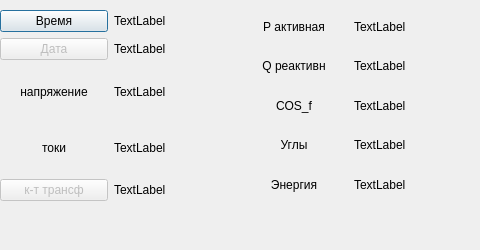
<?xml version="1.0" encoding="UTF-8"?>
<ui version="4.0">
 <class>DialogCE303</class>
 <widget class="QDialog" name="DialogCE303">
  <property name="geometry">
   <rect>
    <x>0</x>
    <y>0</y>
    <width>480</width>
    <height>250</height>
   </rect>
  </property>
  <property name="maximumSize">
   <size>
    <width>480</width>
    <height>250</height>
   </size>
  </property>
  <property name="windowTitle">
   <string>CE303</string>
  </property>
  <widget class="QWidget" name="layoutWidget">
   <property name="geometry">
    <rect>
     <x>0</x>
     <y>10</y>
     <width>221</width>
     <height>191</height>
    </rect>
   </property>
   <layout class="QGridLayout" name="gridLayout">
    <item row="0" column="0">
     <widget class="QPushButton" name="pushButton">
      <property name="enabled">
       <bool>true</bool>
      </property>
      <property name="text">
       <string>Время</string>
      </property>
     </widget>
    </item>
    <item row="0" column="1">
     <widget class="QLabel" name="time_">
      <property name="text">
       <string>TextLabel</string>
      </property>
     </widget>
    </item>
    <item row="1" column="0">
     <widget class="QPushButton" name="pushButton_2">
      <property name="enabled">
       <bool>false</bool>
      </property>
      <property name="text">
       <string>Дата</string>
      </property>
     </widget>
    </item>
    <item row="1" column="1">
     <widget class="QLabel" name="date_">
      <property name="text">
       <string>TextLabel</string>
      </property>
     </widget>
    </item>
    <item row="2" column="0">
     <widget class="QLabel" name="label_3">
      <property name="text">
       <string>напряжение</string>
      </property>
      <property name="alignment">
       <set>Qt::AlignCenter</set>
      </property>
     </widget>
    </item>
    <item row="2" column="1">
     <widget class="QLabel" name="volta">
      <property name="text">
       <string>TextLabel</string>
      </property>
     </widget>
    </item>
    <item row="3" column="0">
     <widget class="QLabel" name="label_7">
      <property name="layoutDirection">
       <enum>Qt::RightToLeft</enum>
      </property>
      <property name="text">
       <string>токи</string>
      </property>
      <property name="alignment">
       <set>Qt::AlignCenter</set>
      </property>
     </widget>
    </item>
    <item row="3" column="1">
     <widget class="QLabel" name="currABC">
      <property name="text">
       <string>TextLabel</string>
      </property>
     </widget>
    </item>
    <item row="4" column="0">
     <widget class="QPushButton" name="pushButton_3">
      <property name="enabled">
       <bool>false</bool>
      </property>
      <property name="text">
       <string>к-т трансф</string>
      </property>
     </widget>
    </item>
    <item row="4" column="1">
     <widget class="QLabel" name="fccur">
      <property name="text">
       <string>TextLabel</string>
      </property>
     </widget>
    </item>
   </layout>
  </widget>
  <widget class="QWidget" name="layoutWidget">
   <property name="geometry">
    <rect>
     <x>240</x>
     <y>10</y>
     <width>221</width>
     <height>191</height>
    </rect>
   </property>
   <layout class="QGridLayout" name="gridLayout_2">
    <item row="0" column="0">
     <widget class="QLabel" name="label_5">
      <property name="text">
       <string>Р активная</string>
      </property>
      <property name="alignment">
       <set>Qt::AlignCenter</set>
      </property>
     </widget>
    </item>
    <item row="0" column="1">
     <widget class="QLabel" name="powep">
      <property name="text">
       <string>TextLabel</string>
      </property>
     </widget>
    </item>
    <item row="1" column="0">
     <widget class="QLabel" name="label_6">
      <property name="text">
       <string>Q реактивн</string>
      </property>
      <property name="alignment">
       <set>Qt::AlignCenter</set>
      </property>
     </widget>
    </item>
    <item row="1" column="1">
     <widget class="QLabel" name="poweq">
      <property name="text">
       <string>TextLabel</string>
      </property>
     </widget>
    </item>
    <item row="2" column="0">
     <widget class="QLabel" name="label_8">
      <property name="text">
       <string>COS_f</string>
      </property>
      <property name="alignment">
       <set>Qt::AlignCenter</set>
      </property>
     </widget>
    </item>
    <item row="2" column="1">
     <widget class="QLabel" name="COS_f">
      <property name="text">
       <string>TextLabel</string>
      </property>
     </widget>
    </item>
    <item row="3" column="0">
     <widget class="QLabel" name="label_9">
      <property name="text">
       <string>Углы</string>
      </property>
      <property name="alignment">
       <set>Qt::AlignCenter</set>
      </property>
     </widget>
    </item>
    <item row="3" column="1">
     <widget class="QLabel" name="angles">
      <property name="text">
       <string>TextLabel</string>
      </property>
     </widget>
    </item>
    <item row="4" column="0">
     <widget class="QLabel" name="label_10">
      <property name="text">
       <string>Энергия</string>
      </property>
      <property name="alignment">
       <set>Qt::AlignCenter</set>
      </property>
     </widget>
    </item>
    <item row="4" column="1">
     <widget class="QLabel" name="et0pe">
      <property name="text">
       <string>TextLabel</string>
      </property>
     </widget>
    </item>
   </layout>
  </widget>
 </widget>
 <resources/>
 <connections/>
</ui>
